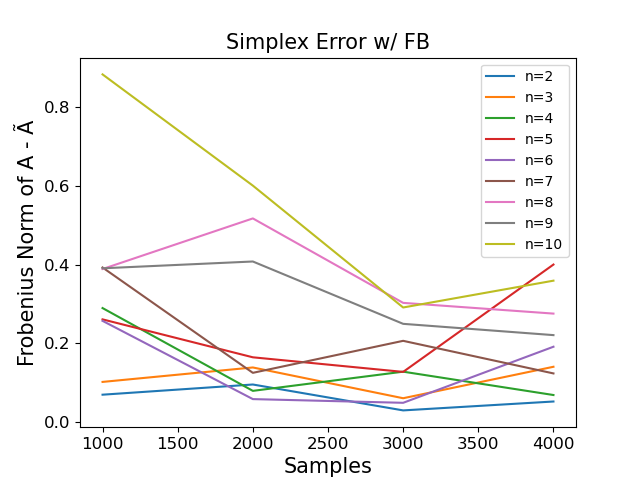

The script that drew this image:
import matplotlib.pyplot as plt
import pandas as pd
from ast import literal_eval

data = pd.read_csv('/Users/blaine/Github/DSCI470/Project-2/data/TEST.csv',index_col=[0])
#print(literal_eval(data[str(1000)][2].replace(" ", ",")))

a = 1000
b = 5000
step = 1000
for i in range(2,11,1):
    plt.plot([i for i in range(a,b,step)], [data[str(num)][i] for num in range(a,b,step)], label=f"n={i}")
plt.title("Simplex Error w/ FB", fontsize=15)
plt.xlabel("Samples", fontsize=15)
plt.ylabel("Frobenius Norm of A - Ã", fontsize=15)
plt.xticks(fontsize=12)
plt.yticks(fontsize=12)
plt.legend(loc='upper right')
plt.show()
# %%
